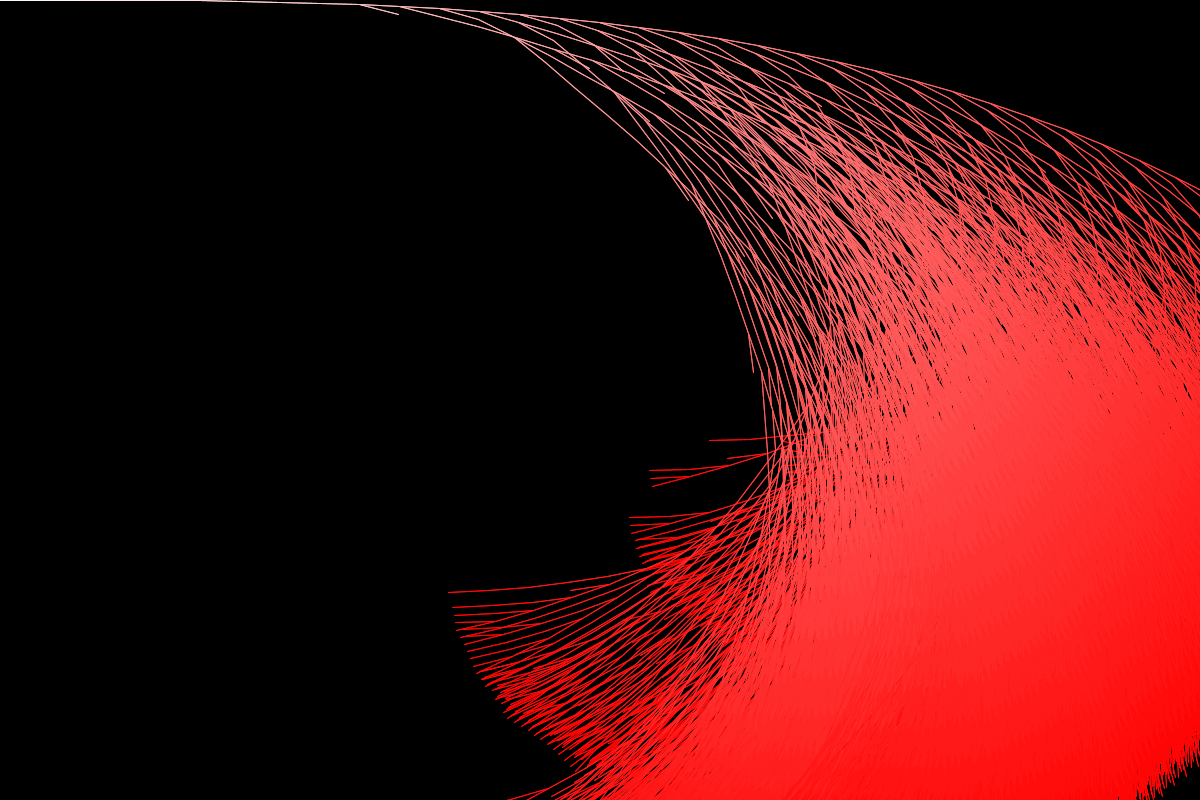
Frame 1 (no input)
Frame 60 (the mouse pressed at the canvas centre just before this capture): identical to frame 1, image omitted
Frame 120 (the mouse held since frame 60 and released just before this capture): identical to frame 1, image omitted

The Processing sketch that drew this single still picture (run headless with seeded random() and noise(); from frame 60 on, the mouse is pressed at the canvas centre):

// Processing sketch: threeNPlusOne
// ── threeNPlusOne.pde
//language == processing

//if n even: 3n+1
//if n odd: n/2

import java.util.Arrays;
import java.util.Stack;

int maxIterations = 40;


//even, odd
float[] angle = {0, PI/16};
int[] length = {10,10};

float iterationMultiplier = 0.001f;
long[] testedNumbers = new long[1];

Stack<matrixElement> stack = new Stack<matrixElement>();

void setup() {

    //setup canvas
    size(1200, 800);
    background(0);
    //set origin
    rotate(PI/2);
    strokeWeight(.25);
    colorMode(HSB, 1, 1, 1);
    scale(4, 4);
    stroke(255);
    iterate(1, 1);
    println(Arrays.toString(testedNumbers));
}

void draw() {
   
}

void iterate(long n, int i) {
    if (i >= maxIterations ) {
        return;
    }
    
    //Check for loops
    for (int j = 0; j < testedNumbers.length; j++) {
        if (testedNumbers[j] == n) {
            println("Loop found: " + n);
            return;
        }
    }
    println("Iterating: " + n);
    try {
        //save number to array
        long[] t_testedNumbers = Arrays.copyOf(testedNumbers, testedNumbers.length + 1);
        t_testedNumbers[t_testedNumbers.length -1] = n;
        Arrays.sort(t_testedNumbers);
        testedNumbers = t_testedNumbers;
    } catch (Exception e) {
        testedNumbers[0] = n;
        println("ono");
        return;
    }


    

    //iterate even branch
    try {
        long newN = Math.multiplyExact(n, 2);
        if (newN <= 0) {
            println("-0 leaked");
            return;
        }
        try {
            pushMatrixStack(0, i);
            iterate(newN, i + 1);
        } catch (Exception e) {
            println("Something really bad has happended: " + e);
        } finally {
            popMatrixStack();
        }
    } catch (Exception e) {
        println("Could not continue even branch, due to overflow");
        return;
    }
    
    
    //iterate odd branch
    double newN = (n - 1) / 3;
    if(newN % 1 != 0) {
        //no odd branch
        return;
    }
    long newNl = (long) newN;
    //is int
    pushMatrixStack(1, i);
    iterate(newNl, i + 1);
    popMatrixStack();
    
    //Both iterations branches have been completed
}

void pushMatrixStack(int eoIndex, int _i) {

    changeColor(eoIndex, _i);
    line(0,0, 0, -length[eoIndex]);
    translate(0, -length[eoIndex]);
    float rot = angle[eoIndex] + _i * iterationMultiplier;
    rotate(rot);
    stack.push(new matrixElement(0, -length[eoIndex], rot));
}

void popMatrixStack() {
    matrixElement me = stack.pop();
    rotate(-me.rotation);
    translate(-me.x, -me.y);
}

void changeColor(int eoIndex, int _i) {
    float s = (float(_i) / float(maxIterations));
    stroke(0, s, 1);
}
// ── matrixElement.pde
//language == processing

class matrixElement {

    public int x, y;
    public float rotation;

    public matrixElement(int x, int y, float rotation) {
        this.x = x;
        this.y = y;
        this.rotation = rotation;
    }
}
